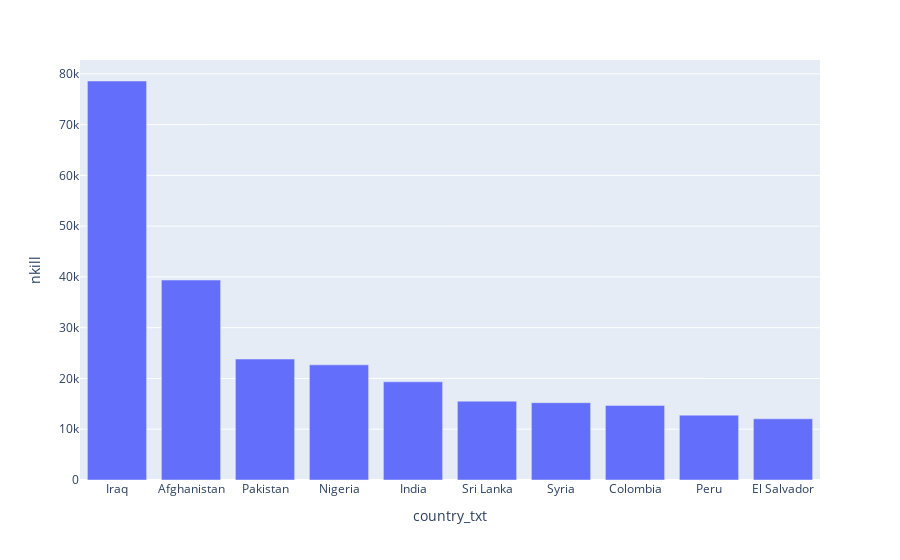

This figure's notebook cell:
### Code cell
px.bar(country_casualties, x='country_txt', y='nkill')

### Figure 1 — Plotly figure (JSON) as saved in the notebook; plotly's stock layout.template omitted (floating-point values rounded to 4 significant figures)
{"data": [{"alignmentgroup": "True", "hovertemplate": "country_txt=%{x}<br>nkill=%{y}<extra></extra>", "legendgroup": "", "marker": {"color": "#636efa", "pattern": {"shape": ""}}, "name": "", "offsetgroup": "", "orientation": "v", "showlegend": false, "textposition": "auto", "type": "bar", "x": ["Iraq", "Afghanistan", "Pakistan", "Nigeria", "India", "Sri Lanka", "Syria", "Colombia", "Peru", "El Salvador"], "xaxis": "x", "y": [78589, 39384, 23822, 22682, 19341, 15530, 15229, 14698, 12771, 12053], "yaxis": "y"}], "layout": {"barmode": "relative", "legend": {"tracegroupgap": 0}, "margin": {"t": 60}, "xaxis": {"anchor": "y", "domain": [0, 1], "title": {"text": "country_txt"}}, "yaxis": {"anchor": "x", "domain": [0, 1], "title": {"text": "nkill"}}}}
